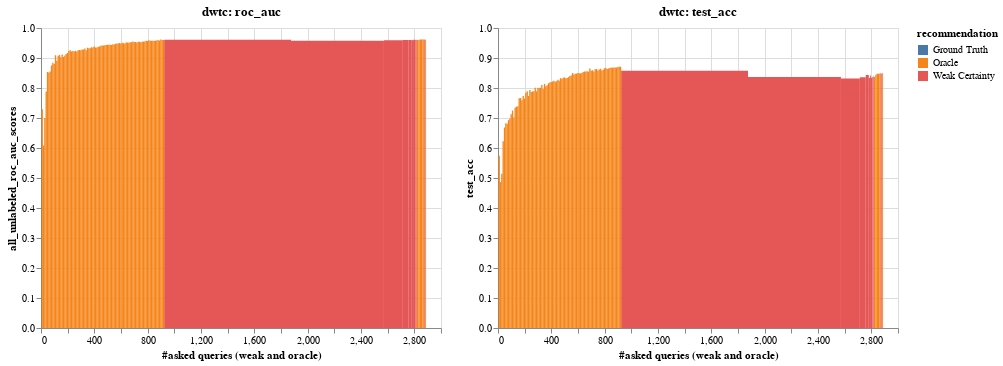

Notebook cell for this chart:
### Code cell
pre_fetch_data(4)
visualise_top_n(4)

### Figure 1 — Vega-Lite specification as saved in the notebook (floating-point values rounded to 4 significant figures)
{"config": {"view": {"continuousWidth": 400, "continuousHeight": 300}}, "vconcat": [{"hconcat": [{"mark": "rect", "encoding": {"color": {"type": "nominal", "field": "recommendation", "scale": {"scheme": "tableau10"}}, "tooltip": [{"type": "quantitative", "field": "iteration"}, {"type": "quantitative", "field": "f1"}, {"type": "quantitative", "field": "test_acc"}, {"type": "quantitative", "field": "all_unlabeled_roc_auc_scores"}, {"type": "quantitative", "field": "query_strong_accuracy_list"}, {"type": "quantitative", "field": "query_length"}, {"type": "nominal", "field": "recommendation"}], "x": {"type": "quantitative", "field": "asked_queries_end", "title": "#asked queries (weak and oracle)"}, "x2": {"field": "asked_queries"}, "y": {"type": "quantitative", "field": "all_unlabeled_roc_auc_scores", "scale": {"domain": [0, 1]}}}, "selection": {"selector010": {"type": "interval", "bind": "scales", "encodings": ["x", "y"]}}, "title": "dwtc: roc_auc"}, {"mark": "rect", "encoding": {"color": {"type": "nominal", "field": "recommendation", "scale": {"scheme": "tableau10"}}, "tooltip": [{"type": "quantitative", "field": "iteration"}, {"type": "quantitative", "field": "f1"}, {"type": "quantitative", "field": "test_acc"}, {"type": "quantitative", "field": "all_unlabeled_roc_auc_scores"}, {"type": "quantitative", "field": "query_strong_accuracy_list"}, {"type": "quantitative", "field": "query_length"}, {"type": "nominal", "field": "recommendation"}], "x": {"type": "quantitative", "field": "asked_queries_end", "title": "#asked queries (weak and oracle)"}, "x2": {"field": "asked_queries"}, "y": {"type": "quantitative", "field": "test_acc", "scale": {"domain": [0, 1]}}}, "selection": {"selector010": {"type": "interval", "bind": "scales", "encodings": ["x", "y"]}}, "title": "dwtc: test_acc"}]}], "data": {"name": "data-ab460d6d97e41a349a1eef7e95dd161f"}, "$schema": "https://vega.github.io/schema/vega-lite/v4.8.1.json", "datasets": {"data-ab460d6d97e41a349a1eef7e95dd161f": [{"iteration": 0, "all_unlabeled_roc_auc_scores": 0.6197, "query_length": 4, "recommendation": "Ground Truth", "query_strong_accuracy_list": null, "f1": 0.2717, "test_acc": 0.3108, "asked_queries": 4, "asked_queries_end": 0}, {"iteration": 1, "all_unlabeled_roc_auc_scores": 0.7294, "query_length": 10, "recommendation": "Oracle", "query_strong_accuracy_list": null, "f1": 0.5415, "test_acc": 0.574, "asked_queries": 14, "asked_queries_end": 4}, {"iteration": 2, "all_unlabeled_roc_auc_scores": 0.6081, "query_length": 10, "recommendation": "Oracle", "query_strong_accuracy_list": null, "f1": 0.4389, "test_acc": 0.4865, "asked_queries": 24, "asked_queries_end": 14}, {"iteration": 3, "all_unlabeled_roc_auc_scores": 0.7, "query_length": 10, "recommendation": "Oracle", "query_strong_accuracy_list": null, "f1": 0.4702, "test_acc": 0.5145, "asked_queries": 34, "asked_queries_end": 24}, {"iteration": 4, "all_unlabeled_roc_auc_scores": 0.7881, "query_length": 10, "recommendation": "Oracle", "query_strong_accuracy_list": null, "f1": 0.5845, "test_acc": 0.6224, "asked_queries": 44, "asked_queries_end": 34}, {"iteration": 5, "all_unlabeled_roc_auc_scores": 0.8533, "query_length": 10, "recommendation": "Oracle", "query_strong_accuracy_list": null, "f1": 0.633, "test_acc": 0.6684, "asked_queries": 54, "asked_queries_end": 44}, {"iteration": 6, "all_unlabeled_roc_auc_scores": 0.8515, "query_length": 10, "recommendation": "Oracle", "query_strong_accuracy_list": null, "f1": 0.6425, "test_acc": 0.6825, "asked_queries": 64, "asked_queries_end": 54}, {"iteration": 7, "all_unlabeled_roc_auc_scores": 0.8549, "query_length": 10, "recommendation": "Oracle", "query_strong_accuracy_list": null, "f1": 0.6437, "test_acc": 0.6812, "asked_queries": 74, "asked_queries_end": 64}, {"iteration": 8, "all_unlabeled_roc_auc_scores": 0.8746, "query_length": 10, "recommendation": "Oracle", "query_strong_accuracy_list": null, "f1": 0.6577, "test_acc": 0.6928, "asked_queries": 84, "asked_queries_end": 74}, {"iteration": 9, "all_unlabeled_roc_auc_scores": 0.8843, "query_length": 10, "recommendation": "Oracle", "query_strong_accuracy_list": null, "f1": 0.665, "test_acc": 0.6977, "asked_queries": 94, "asked_queries_end": 84}, {"iteration": 10, "all_unlabeled_roc_auc_scores": 0.8804, "query_length": 10, "recommendation": "Oracle", "query_strong_accuracy_list": null, "f1": 0.6767, "test_acc": 0.7123, "asked_queries": 104, "asked_queries_end": 94}, {"iteration": 11, "all_unlabeled_roc_auc_scores": 0.9094, "query_length": 10, "recommendation": "Oracle", "query_strong_accuracy_list": null, "f1": 0.7164, "test_acc": 0.7249, "asked_queries": 114, "asked_queries_end": 104}, {"iteration": 12, "all_unlabeled_roc_auc_scores": 0.8911, "query_length": 10, "recommendation": "Oracle", "query_strong_accuracy_list": null, "f1": 0.674, "test_acc": 0.7014, "asked_queries": 124, "asked_queries_end": 114}, {"iteration": 13, "all_unlabeled_roc_auc_scores": 0.9075, "query_length": 10, "recommendation": "Oracle", "query_strong_accuracy_list": null, "f1": 0.7244, "test_acc": 0.7352, "asked_queries": 134, "asked_queries_end": 124}, {"iteration": 14, "all_unlabeled_roc_auc_scores": 0.9104, "query_length": 10, "recommendation": "Oracle", "query_strong_accuracy_list": null, "f1": 0.7284, "test_acc": 0.7376, "asked_queries": 144, "asked_queries_end": 134}, {"iteration": 15, "all_unlabeled_roc_auc_scores": 0.9025, "query_length": 10, "recommendation": "Oracle", "query_strong_accuracy_list": null, "f1": 0.7293, "test_acc": 0.7393, "asked_queries": 154, "asked_queries_end": 144}, {"iteration": 16, "all_unlabeled_roc_auc_scores": 0.9115, "query_length": 10, "recommendation": "Oracle", "query_strong_accuracy_list": null, "f1": 0.7544, "test_acc": 0.7655, "asked_queries": 164, "asked_queries_end": 154}, {"iteration": 17, "all_unlabeled_roc_auc_scores": 0.9034, "query_length": 10, "recommendation": "Oracle", "query_strong_accuracy_list": null, "f1": 0.7534, "test_acc": 0.7666, "asked_queries": 174, "asked_queries_end": 164}, {"iteration": 18, "all_unlabeled_roc_auc_scores": 0.908, "query_length": 10, "recommendation": "Oracle", "query_strong_accuracy_list": null, "f1": 0.7543, "test_acc": 0.7593, "asked_queries": 184, "asked_queries_end": 174}, {"iteration": 19, "all_unlabeled_roc_auc_scores": 0.9134, "query_length": 10, "recommendation": "Oracle", "query_strong_accuracy_list": null, "f1": 0.7652, "test_acc": 0.7731, "asked_queries": 194, "asked_queries_end": 184}, {"iteration": 20, "all_unlabeled_roc_auc_scores": 0.9168, "query_length": 10, "recommendation": "Oracle", "query_strong_accuracy_list": null, "f1": 0.7559, "test_acc": 0.7648, "asked_queries": 204, "asked_queries_end": 194}, {"iteration": 21, "all_unlabeled_roc_auc_scores": 0.9235, "query_length": 10, "recommendation": "Oracle", "query_strong_accuracy_list": null, "f1": 0.7792, "test_acc": 0.7841, "asked_queries": 214, "asked_queries_end": 204}, {"iteration": 22, "all_unlabeled_roc_auc_scores": 0.9255, "query_length": 10, "recommendation": "Oracle", "query_strong_accuracy_list": null, "f1": 0.7849, "test_acc": 0.7895, "asked_queries": 224, "asked_queries_end": 214}, {"iteration": 23, "all_unlabeled_roc_auc_scores": 0.922, "query_length": 10, "recommendation": "Oracle", "query_strong_accuracy_list": null, "f1": 0.7657, "test_acc": 0.7732, "asked_queries": 234, "asked_queries_end": 224}, {"iteration": 24, "all_unlabeled_roc_auc_scores": 0.9236, "query_length": 10, "recommendation": "Oracle", "query_strong_accuracy_list": null, "f1": 0.7876, "test_acc": 0.7931, "asked_queries": 244, "asked_queries_end": 234}, {"iteration": 25, "all_unlabeled_roc_auc_scores": 0.9221, "query_length": 10, "recommendation": "Oracle", "query_strong_accuracy_list": null, "f1": 0.7801, "test_acc": 0.7869, "asked_queries": 254, "asked_queries_end": 244}, {"iteration": 26, "all_unlabeled_roc_auc_scores": 0.9241, "query_length": 10, "recommendation": "Oracle", "query_strong_accuracy_list": null, "f1": 0.7803, "test_acc": 0.7885, "asked_queries": 264, "asked_queries_end": 254}, {"iteration": 27, "all_unlabeled_roc_auc_scores": 0.922, "query_length": 10, "recommendation": "Oracle", "query_strong_accuracy_list": null, "f1": 0.7819, "test_acc": 0.7892, "asked_queries": 274, "asked_queries_end": 264}, {"iteration": 28, "all_unlabeled_roc_auc_scores": 0.9255, "query_length": 10, "recommendation": "Oracle", "query_strong_accuracy_list": null, "f1": 0.7936, "test_acc": 0.8008, "asked_queries": 284, "asked_queries_end": 274}, {"iteration": 29, "all_unlabeled_roc_auc_scores": 0.927, "query_length": 10, "recommendation": "Oracle", "query_strong_accuracy_list": null, "f1": 0.7801, "test_acc": 0.789, "asked_queries": 294, "asked_queries_end": 284}, {"iteration": 30, "all_unlabeled_roc_auc_scores": 0.9254, "query_length": 10, "recommendation": "Oracle", "query_strong_accuracy_list": null, "f1": 0.7934, "test_acc": 0.8008, "asked_queries": 304, "asked_queries_end": 294}, {"iteration": 31, "all_unlabeled_roc_auc_scores": 0.928, "query_length": 10, "recommendation": "Oracle", "query_strong_accuracy_list": null, "f1": 0.7946, "test_acc": 0.8003, "asked_queries": 314, "asked_queries_end": 304}, {"iteration": 32, "all_unlabeled_roc_auc_scores": 0.9279, "query_length": 10, "recommendation": "Oracle", "query_strong_accuracy_list": null, "f1": 0.7964, "test_acc": 0.801, "asked_queries": 324, "asked_queries_end": 314}, {"iteration": 33, "all_unlabeled_roc_auc_scores": 0.9317, "query_length": 10, "recommendation": "Oracle", "query_strong_accuracy_list": null, "f1": 0.8058, "test_acc": 0.8104, "asked_queries": 334, "asked_queries_end": 324}, {"iteration": 34, "all_unlabeled_roc_auc_scores": 0.926, "query_length": 10, "recommendation": "Oracle", "query_strong_accuracy_list": null, "f1": 0.7928, "test_acc": 0.7968, "asked_queries": 344, "asked_queries_end": 334}, {"iteration": 35, "all_unlabeled_roc_auc_scores": 0.9341, "query_length": 10, "recommendation": "Oracle", "query_strong_accuracy_list": null, "f1": 0.8089, "test_acc": 0.8136, "asked_queries": 354, "asked_queries_end": 344}, {"iteration": 36, "all_unlabeled_roc_auc_scores": 0.9324, "query_length": 10, "recommendation": "Oracle", "query_strong_accuracy_list": null, "f1": 0.8016, "test_acc": 0.8062, "asked_queries": 364, "asked_queries_end": 354}, {"iteration": 37, "all_unlabeled_roc_auc_scores": 0.9328, "query_length": 10, "recommendation": "Oracle", "query_strong_accuracy_list": null, "f1": 0.8036, "test_acc": 0.8088, "asked_queries": 374, "asked_queries_end": 364}, {"iteration": 38, "all_unlabeled_roc_auc_scores": 0.9359, "query_length": 10, "recommendation": "Oracle", "query_strong_accuracy_list": null, "f1": 0.8106, "test_acc": 0.8157, "asked_queries": 384, "asked_queries_end": 374}, {"iteration": 39, "all_unlabeled_roc_auc_scores": 0.9353, "query_length": 10, "recommendation": "Oracle", "query_strong_accuracy_list": null, "f1": 0.8126, "test_acc": 0.8183, "asked_queries": 394, "asked_queries_end": 384}, {"iteration": 40, "all_unlabeled_roc_auc_scores": 0.9381, "query_length": 10, "recommendation": "Oracle", "query_strong_accuracy_list": null, "f1": 0.8148, "test_acc": 0.8198, "asked_queries": 404, "asked_queries_end": 394}, {"iteration": 41, "all_unlabeled_roc_auc_scores": 0.9353, "query_length": 10, "recommendation": "Oracle", "query_strong_accuracy_list": null, "f1": 0.8189, "test_acc": 0.8219, "asked_queries": 414, "asked_queries_end": 404}, {"iteration": 42, "all_unlabeled_roc_auc_scores": 0.9352, "query_length": 10, "recommendation": "Oracle", "query_strong_accuracy_list": null, "f1": 0.8211, "test_acc": 0.824, "asked_queries": 424, "asked_queries_end": 414}, {"iteration": 43, "all_unlabeled_roc_auc_scores": 0.9379, "query_length": 10, "recommendation": "Oracle", "query_strong_accuracy_list": null, "f1": 0.8173, "test_acc": 0.8205, "asked_queries": 434, "asked_queries_end": 424}, {"iteration": 44, "all_unlabeled_roc_auc_scores": 0.9386, "query_length": 10, "recommendation": "Oracle", "query_strong_accuracy_list": null, "f1": 0.8195, "test_acc": 0.8226, "asked_queries": 444, "asked_queries_end": 434}, {"iteration": 45, "all_unlabeled_roc_auc_scores": 0.9406, "query_length": 10, "recommendation": "Oracle", "query_strong_accuracy_list": null, "f1": 0.8252, "test_acc": 0.8279, "asked_queries": 454, "asked_queries_end": 444}, {"iteration": 46, "all_unlabeled_roc_auc_scores": 0.942, "query_length": 10, "recommendation": "Oracle", "query_strong_accuracy_list": null, "f1": 0.8217, "test_acc": 0.8242, "asked_queries": 464, "asked_queries_end": 454}, {"iteration": 47, "all_unlabeled_roc_auc_scores": 0.9417, "query_length": 10, "recommendation": "Oracle", "query_strong_accuracy_list": null, "f1": 0.8305, "test_acc": 0.8329, "asked_queries": 474, "asked_queries_end": 464}, {"iteration": 48, "all_unlabeled_roc_auc_scores": 0.9422, "query_length": 10, "recommendation": "Oracle", "query_strong_accuracy_list": null, "f1": 0.8276, "test_acc": 0.8296, "asked_queries": 484, "asked_queries_end": 474}, {"iteration": 49, "all_unlabeled_roc_auc_scores": 0.9434, "query_length": 10, "recommendation": "Oracle", "query_strong_accuracy_list": null, "f1": 0.8318, "test_acc": 0.8338, "asked_queries": 494, "asked_queries_end": 484}, {"iteration": 50, "all_unlabeled_roc_auc_scores": 0.9442, "query_length": 10, "recommendation": "Oracle", "query_strong_accuracy_list": null, "f1": 0.8335, "test_acc": 0.8354, "asked_queries": 504, "asked_queries_end": 494}, {"iteration": 51, "all_unlabeled_roc_auc_scores": 0.9444, "query_length": 10, "recommendation": "Oracle", "query_strong_accuracy_list": null, "f1": 0.8307, "test_acc": 0.8324, "asked_queries": 514, "asked_queries_end": 504}, {"iteration": 52, "all_unlabeled_roc_auc_scores": 0.9439, "query_length": 10, "recommendation": "Oracle", "query_strong_accuracy_list": null, "f1": 0.831, "test_acc": 0.8332, "asked_queries": 524, "asked_queries_end": 514}, {"iteration": 53, "all_unlabeled_roc_auc_scores": 0.9432, "query_length": 10, "recommendation": "Oracle", "query_strong_accuracy_list": null, "f1": 0.8343, "test_acc": 0.8362, "asked_queries": 534, "asked_queries_end": 524}, {"iteration": 54, "all_unlabeled_roc_auc_scores": 0.9455, "query_length": 10, "recommendation": "Oracle", "query_strong_accuracy_list": null, "f1": 0.8377, "test_acc": 0.8401, "asked_queries": 544, "asked_queries_end": 534}, {"iteration": 55, "all_unlabeled_roc_auc_scores": 0.9454, "query_length": 10, "recommendation": "Oracle", "query_strong_accuracy_list": null, "f1": 0.8396, "test_acc": 0.8419, "asked_queries": 554, "asked_queries_end": 544}, {"iteration": 56, "all_unlabeled_roc_auc_scores": 0.9475, "query_length": 10, "recommendation": "Oracle", "query_strong_accuracy_list": null, "f1": 0.8481, "test_acc": 0.85, "asked_queries": 564, "asked_queries_end": 554}, {"iteration": 57, "all_unlabeled_roc_auc_scores": 0.9485, "query_length": 10, "recommendation": "Oracle", "query_strong_accuracy_list": null, "f1": 0.8427, "test_acc": 0.8447, "asked_queries": 574, "asked_queries_end": 564}, {"iteration": 58, "all_unlabeled_roc_auc_scores": 0.9487, "query_length": 10, "recommendation": "Oracle", "query_strong_accuracy_list": null, "f1": 0.846, "test_acc": 0.8479, "asked_queries": 584, "asked_queries_end": 574}, {"iteration": 59, "all_unlabeled_roc_auc_scores": 0.95, "query_length": 10, "recommendation": "Oracle", "query_strong_accuracy_list": null, "f1": 0.8457, "test_acc": 0.848, "asked_queries": 594, "asked_queries_end": 584}, {"iteration": 60, "all_unlabeled_roc_auc_scores": 0.9487, "query_length": 10, "recommendation": "Oracle", "query_strong_accuracy_list": null, "f1": 0.8477, "test_acc": 0.8498, "asked_queries": 604, "asked_queries_end": 594}, {"iteration": 61, "all_unlabeled_roc_auc_scores": 0.9508, "query_length": 10, "recommendation": "Oracle", "query_strong_accuracy_list": null, "f1": 0.8469, "test_acc": 0.8491, "asked_queries": 614, "asked_queries_end": 604}, {"iteration": 62, "all_unlabeled_roc_auc_scores": 0.9491, "query_length": 10, "recommendation": "Oracle", "query_strong_accuracy_list": null, "f1": 0.8465, "test_acc": 0.8486, "asked_queries": 624, "asked_queries_end": 614}, {"iteration": 63, "all_unlabeled_roc_auc_scores": 0.9485, "query_length": 10, "recommendation": "Oracle", "query_strong_accuracy_list": null, "f1": 0.848, "test_acc": 0.8497, "asked_queries": 634, "asked_queries_end": 624}, {"iteration": 64, "all_unlabeled_roc_auc_scores": 0.9516, "query_length": 10, "recommendation": "Oracle", "query_strong_accuracy_list": null, "f1": 0.8512, "test_acc": 0.8535, "asked_queries": 644, "asked_queries_end": 634}, {"iteration": 65, "all_unlabeled_roc_auc_scores": 0.9514, "query_length": 10, "recommendation": "Oracle", "query_strong_accuracy_list": null, "f1": 0.8525, "test_acc": 0.8548, "asked_queries": 654, "asked_queries_end": 644}, {"iteration": 66, "all_unlabeled_roc_auc_scores": 0.9511, "query_length": 10, "recommendation": "Oracle", "query_strong_accuracy_list": null, "f1": 0.8529, "test_acc": 0.8551, "asked_queries": 664, "asked_queries_end": 654}, {"iteration": 67, "all_unlabeled_roc_auc_scores": 0.9523, "query_length": 10, "recommendation": "Oracle", "query_strong_accuracy_list": null, "f1": 0.8534, "test_acc": 0.8556, "asked_queries": 674, "asked_queries_end": 664}, {"iteration": 68, "all_unlabeled_roc_auc_scores": 0.9526, "query_length": 10, "recommendation": "Oracle", "query_strong_accuracy_list": null, "f1": 0.8519, "test_acc": 0.8539, "asked_queries": 684, "asked_queries_end": 674}, {"iteration": 69, "all_unlabeled_roc_auc_scores": 0.9551, "query_length": 10, "recommendation": "Oracle", "query_strong_accuracy_list": null, "f1": 0.8626, "test_acc": 0.8648, "asked_queries": 694, "asked_queries_end": 684}, {"iteration": 70, "all_unlabeled_roc_auc_scores": 0.9534, "query_length": 10, "recommendation": "Oracle", "query_strong_accuracy_list": null, "f1": 0.8556, "test_acc": 0.8579, "asked_queries": 704, "asked_queries_end": 694}, {"iteration": 71, "all_unlabeled_roc_auc_scores": 0.9533, "query_length": 10, "recommendation": "Oracle", "query_strong_accuracy_list": null, "f1": 0.8574, "test_acc": 0.8596, "asked_queries": 714, "asked_queries_end": 704}, {"iteration": 72, "all_unlabeled_roc_auc_scores": 0.952, "query_length": 10, "recommendation": "Oracle", "query_strong_accuracy_list": null, "f1": 0.8533, "test_acc": 0.8551, "asked_queries": 724, "asked_queries_end": 714}, {"iteration": 73, "all_unlabeled_roc_auc_scores": 0.9539, "query_length": 10, "recommendation": "Oracle", "query_strong_accuracy_list": null, "f1": 0.8602, "test_acc": 0.8622, "asked_queries": 734, "asked_queries_end": 724}, {"iteration": 74, "all_unlabeled_roc_auc_scores": 0.9538, "query_length": 10, "recommendation": "Oracle", "query_strong_accuracy_list": null, "f1": 0.8614, "test_acc": 0.8631, "asked_queries": 744, "asked_queries_end": 734}, {"iteration": 75, "all_unlabeled_roc_auc_scores": 0.9522, "query_length": 10, "recommendation": "Oracle", "query_strong_accuracy_list": null, "f1": 0.8565, "test_acc": 0.8585, "asked_queries": 754, "asked_queries_end": 744}, {"iteration": 76, "all_unlabeled_roc_auc_scores": 0.9546, "query_length": 10, "recommendation": "Oracle", "query_strong_accuracy_list": null, "f1": 0.8597, "test_acc": 0.8616, "asked_queries": 764, "asked_queries_end": 754}, {"iteration": 77, "all_unlabeled_roc_auc_scores": 0.9553, "query_length": 10, "recommendation": "Oracle", "query_strong_accuracy_list": null, "f1": 0.8621, "test_acc": 0.8641, "asked_queries": 774, "asked_queries_end": 764}, {"iteration": 78, "all_unlabeled_roc_auc_scores": 0.9546, "query_length": 10, "recommendation": "Oracle", "query_strong_accuracy_list": null, "f1": 0.8565, "test_acc": 0.8584, "asked_queries": 784, "asked_queries_end": 774}, {"iteration": 79, "all_unlabeled_roc_auc_scores": 0.9576, "query_length": 10, "recommendation": "Oracle", "query_strong_accuracy_list": null, "f1": 0.8593, "test_acc": 0.8611, "asked_queries": 794, "asked_queries_end": 784}, {"iteration": 80, "all_unlabeled_roc_auc_scores": 0.9563, "query_length": 10, "recommendation": "Oracle", "query_strong_accuracy_list": null, "f1": 0.864, "test_acc": 0.8657, "asked_queries": 804, "asked_queries_end": 794}, {"iteration": 81, "all_unlabeled_roc_auc_scores": 0.9592, "query_length": 10, "recommendation": "Oracle", "query_strong_accuracy_list": null, "f1": 0.8651, "test_acc": 0.8666, "asked_queries": 814, "asked_queries_end": 804}, {"iteration": 82, "all_unlabeled_roc_auc_scores": 0.9576, "query_length": 10, "recommendation": "Oracle", "query_strong_accuracy_list": null, "f1": 0.8618, "test_acc": 0.8637, "asked_queries": 824, "asked_queries_end": 814}, {"iteration": 83, "all_unlabeled_roc_auc_scores": 0.9574, "query_length": 10, "recommendation": "Oracle", "query_strong_accuracy_list": null, "f1": 0.8631, "test_acc": 0.8651, "asked_queries": 834, "asked_queries_end": 824}, {"iteration": 84, "all_unlabeled_roc_auc_scores": 0.9579, "query_length": 10, "recommendation": "Oracle", "query_strong_accuracy_list": null, "f1": 0.8651, "test_acc": 0.867, "asked_queries": 844, "asked_queries_end": 834}, {"iteration": 85, "all_unlabeled_roc_auc_scores": 0.9578, "query_length": 10, "recommendation": "Oracle", "query_strong_accuracy_list": null, "f1": 0.8663, "test_acc": 0.8682, "asked_queries": 854, "asked_queries_end": 844}, {"iteration": 86, "all_unlabeled_roc_auc_scores": 0.9574, "query_length": 10, "recommendation": "Oracle", "query_strong_accuracy_list": null, "f1": 0.866, "test_acc": 0.8677, "asked_queries": 864, "asked_queries_end": 854}, {"iteration": 87, "all_unlabeled_roc_auc_scores": 0.9595, "query_length": 10, "recommendation": "Oracle", "query_strong_accuracy_list": null, "f1": 0.8663, "test_acc": 0.8682, "asked_queries": 874, "asked_queries_end": 864}, {"iteration": 88, "all_unlabeled_roc_auc_scores": 0.9589, "query_length": 10, "recommendation": "Oracle", "query_strong_accuracy_list": null, "f1": 0.8668, "test_acc": 0.8686, "asked_queries": 884, "asked_queries_end": 874}, {"iteration": 89, "all_unlabeled_roc_auc_scores": 0.9584, "query_length": 10, "recommendation": "Oracle", "query_strong_accuracy_list": null, "f1": 0.8672, "test_acc": 0.8687, "asked_queries": 894, "asked_queries_end": 884}, {"iteration": 90, "all_unlabeled_roc_auc_scores": 0.962, "query_length": 10, "recommendation": "Oracle", "query_strong_accuracy_list": null, "f1": 0.8679, "test_acc": 0.8697, "asked_queries": 904, "asked_queries_end": 894}, {"iteration": 91, "all_unlabeled_roc_auc_scores": 0.9597, "query_length": 10, "recommendation": "Oracle", "query_strong_accuracy_list": null, "f1": 0.8692, "test_acc": 0.8709, "asked_queries": 914, "asked_queries_end": 904}, {"iteration": 92, "all_unlabeled_roc_auc_scores": 0.9597, "query_length": 10, "recommendation": "Oracle", "query_strong_accuracy_list": null, "f1": 0.8691, "test_acc": 0.8708, "asked_queries": 924, "asked_queries_end": 914}, {"iteration": 93, "all_unlabeled_roc_auc_scores": 0.961, "query_length": 951, "recommendation": "Weak Certainty", "query_strong_accuracy_list": 0.9411, "f1": 0.855, "test_acc": 0.8578, "asked_queries": 1875, "asked_queries_end": 924}, {"iteration": 94, "all_unlabeled_roc_auc_scores": 0.9579, "query_length": 697, "recommendation": "Weak Certainty", "query_strong_accuracy_list": 0.9498, "f1": 0.8327, "test_acc": 0.8368, "asked_queries": 2572, "asked_queries_end": 1875}, {"iteration": 95, "all_unlabeled_roc_auc_scores": 0.9591, "query_length": 142, "recommendation": "Weak Certainty", "query_strong_accuracy_list": 0.7817, "f1": 0.8269, "test_acc": 0.8315, "asked_queries": 2714, "asked_queries_end": 2572}, {"iteration": 96, "all_unlabeled_roc_auc_scores": 0.9597, "query_length": 44, "recommendation": "Weak Certainty", "query_strong_accuracy_list": 0.7273, "f1": 0.8326, "test_acc": 0.836, "asked_queries": 2758, "asked_queries_end": 2714}, {"iteration": 97, "all_unlabeled_roc_auc_scores": 0.96, "query_length": 23, "recommendation": "Weak Certainty", "query_strong_accuracy_list": 0.6957, "f1": 0.8397, "test_acc": 0.8435, "asked_queries": 2781, "asked_queries_end": 2758}, {"iteration": 98, "all_unlabeled_roc_auc_scores": 0.9594, "query_length": 9, "recommendation": "Weak Certainty", "query_strong_accuracy_list": 0.6667, "f1": 0.8293, "test_acc": 0.8333, "asked_queries": 2790, "asked_queries_end": 2781}, {"iteration": 99, "all_unlabeled_roc_auc_scores": 0.9609, "query_length": 7, "recommendation": "Weak Certainty", "query_strong_accuracy_list": 0.4286, "f1": 0.838, "test_acc": 0.8416, "asked_queries": 2797, "asked_queries_end": 2790}, {"iteration": 100, "all_unlabeled_roc_auc_scores": 0.9606, "query_length": 11, "recommendation": "Weak Certainty", "query_strong_accuracy_list": 0.9091, "f1": 0.8295, "test_acc": 0.8343, "asked_queries": 2808, "asked_queries_end": 2797}, {"iteration": 101, "all_unlabeled_roc_auc_scores": 0.96, "query_length": 5, "recommendation": "Weak Certainty", "query_strong_accuracy_list": 0.8, "f1": 0.8324, "test_acc": 0.837, "asked_queries": 2813, "asked_queries_end": 2808}, {"iteration": 102, "all_unlabeled_roc_auc_scores": 0.9591, "query_length": 2, "recommendation": "Weak Certainty", "query_strong_accuracy_list": 0.0, "f1": 0.837, "test_acc": 0.841, "asked_queries": 2815, "asked_queries_end": 2813}, {"iteration": 103, "all_unlabeled_roc_auc_scores": 0.9611, "query_length": 4, "recommendation": "Weak Certainty", "query_strong_accuracy_list": 1.0, "f1": 0.8351, "test_acc": 0.8387, "asked_queries": 2819, "asked_queries_end": 2815}, {"iteration": 104, "all_unlabeled_roc_auc_scores": 0.96, "query_length": 1, "recommendation": "Weak Certainty", "query_strong_accuracy_list": 1.0, "f1": 0.8371, "test_acc": 0.8414, "asked_queries": 2820, "asked_queries_end": 2819}, {"iteration": 105, "all_unlabeled_roc_auc_scores": 0.9602, "query_length": 10, "recommendation": "Oracle", "query_strong_accuracy_list": null, "f1": 0.8323, "test_acc": 0.8364, "asked_queries": 2830, "asked_queries_end": 2820}, {"iteration": 106, "all_unlabeled_roc_auc_scores": 0.961, "query_length": 10, "recommendation": "Oracle", "query_strong_accuracy_list": null, "f1": 0.8405, "test_acc": 0.8444, "asked_queries": 2840, "asked_queries_end": 2830}, {"iteration": 107, "all_unlabeled_roc_auc_scores": 0.9619, "query_length": 10, "recommendation": "Oracle", "query_strong_accuracy_list": null, "f1": 0.8437, "test_acc": 0.8473, "asked_queries": 2850, "asked_queries_end": 2840}, {"iteration": 108, "all_unlabeled_roc_auc_scores": 0.9616, "query_length": 10, "recommendation": "Oracle", "query_strong_accuracy_list": null, "f1": 0.8434, "test_acc": 0.8478, "asked_queries": 2860, "asked_queries_end": 2850}, {"iteration": 109, "all_unlabeled_roc_auc_scores": 0.9618, "query_length": 10, "recommendation": "Oracle", "query_strong_accuracy_list": null, "f1": 0.8442, "test_acc": 0.848, "asked_queries": 2870, "asked_queries_end": 2860}, {"iteration": 110, "all_unlabeled_roc_auc_scores": 0.9619, "query_length": 3, "recommendation": "Weak Certainty", "query_strong_accuracy_list": 1.0, "f1": 0.8476, "test_acc": 0.8512, "asked_queries": 2873, "asked_queries_end": 2870}, {"iteration": 111, "all_unlabeled_roc_auc_scores": 0.9613, "query_length": 3, "recommendation": "Weak Certainty", "query_strong_accuracy_list": 0.6667, "f1": 0.8449, "test_acc": 0.8487, "asked_queries": 2876, "asked_queries_end": 2873}, {"iteration": 112, "all_unlabeled_roc_auc_scores": 0.9612, "query_length": 4, "recommendation": "Weak Certainty", "query_strong_accuracy_list": 0.75, "f1": 0.8428, "test_acc": 0.8467, "asked_queries": 2880, "asked_queries_end": 2876}, {"iteration": 113, "all_unlabeled_roc_auc_scores": 0.9617, "query_length": 1, "recommendation": "Weak Certainty", "query_strong_accuracy_list": 1.0, "f1": 0.8424, "test_acc": 0.8463, "asked_queries": 2881, "asked_queries_end": 2880}, {"iteration": 114, "all_unlabeled_roc_auc_scores": 0.9624, "query_length": 1, "recommendation": "Weak Certainty", "query_strong_accuracy_list": 1.0, "f1": 0.8458, "test_acc": 0.8494, "asked_queries": 2882, "asked_queries_end": 2881}, {"iteration": 115, "all_unlabeled_roc_auc_scores": 0.9606, "query_length": 6, "recommendation": "Oracle", "query_strong_accuracy_list": null, "f1": 0.8467, "test_acc": 0.8501, "asked_queries": 2888, "asked_queries_end": 2882}]}}
